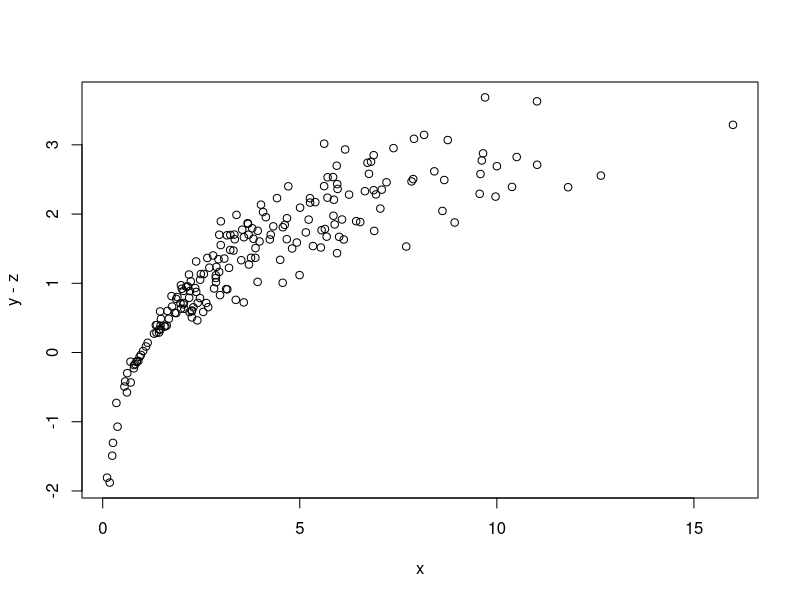

Write the R code that produced this figure. (Note: this script raises an error after producing the figure.)
library(quantreg)


### Name: rqss
### Title: Additive Quantile Regression Smoothing
### Aliases: rqss rqss.fit [.terms untangle.specials
### Keywords: regression smooth robust

### ** Examples

n <- 200
x <- sort(rchisq(n,4))
z <- x + rnorm(n)
y <- log(x)+ .1*(log(x))^2 + log(x)*rnorm(n)/4 + z
plot(x, y-z)
f.N  <- rqss(y ~ qss(x, constraint= "N") + z)
f.I  <- rqss(y ~ qss(x, constraint= "I") + z)
f.CI <- rqss(y ~ qss(x, constraint= "CI") + z)

lines(x[-1], f.N $coef[1] + f.N $coef[-(1:2)])
lines(x[-1], f.I $coef[1] + f.I $coef[-(1:2)], col="blue")
lines(x[-1], f.CI$coef[1] + f.CI$coef[-(1:2)], col="red")

## A bivariate example
data(CobarOre)
fCO <- rqss(z ~ qss(cbind(x,y), lambda= .08), data=CobarOre)
plot(fCO)
